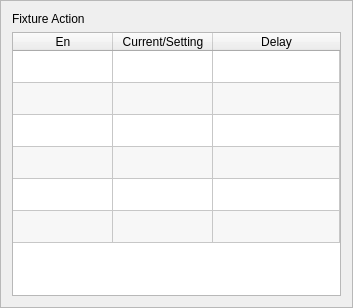
<?xml version="1.0" encoding="UTF-8"?>
<ui version="4.0">
 <class>ICHCFixturePage</class>
 <widget class="QFrame" name="ICHCFixturePage">
  <property name="geometry">
   <rect>
    <x>0</x>
    <y>0</y>
    <width>353</width>
    <height>308</height>
   </rect>
  </property>
  <property name="windowTitle">
   <string>Frame</string>
  </property>
  <property name="frameShape">
   <enum>QFrame::StyledPanel</enum>
  </property>
  <property name="frameShadow">
   <enum>QFrame::Raised</enum>
  </property>
  <layout class="QVBoxLayout" name="verticalLayout">
   <item>
    <widget class="QLabel" name="label">
     <property name="text">
      <string>Fixture Action</string>
     </property>
    </widget>
   </item>
   <item>
    <widget class="QTableWidget" name="tableWidget">
     <property name="styleSheet">
      <string notr="true">::item{
height: 33px;
}

::item::QCheckBox{
	spacing: 24px;
}

::indicator {
     width: 32px;
     height: 32px;
 }

::indicator:unchecked 
{
     image: url(:/resource/check_unchecked.png);
 }
::indicator:checked 
{
     image: url(:/resource/check_checked.png);
 }

QRadioButton::indicator:checked:disabled
{
 image: url(:/resource/check_checked_disable.png);
}

QRadioButton::indicator:unchecked:disabled
{
 image: url(:/resource/check_unchecked_disable.png);
}



</string>
     </property>
     <property name="editTriggers">
      <set>QAbstractItemView::NoEditTriggers</set>
     </property>
     <property name="showDropIndicator" stdset="0">
      <bool>false</bool>
     </property>
     <property name="alternatingRowColors">
      <bool>true</bool>
     </property>
     <property name="selectionMode">
      <enum>QAbstractItemView::NoSelection</enum>
     </property>
     <property name="selectionBehavior">
      <enum>QAbstractItemView::SelectRows</enum>
     </property>
     <property name="showGrid">
      <bool>true</bool>
     </property>
     <property name="gridStyle">
      <enum>Qt::SolidLine</enum>
     </property>
     <property name="wordWrap">
      <bool>true</bool>
     </property>
     <property name="cornerButtonEnabled">
      <bool>false</bool>
     </property>
     <attribute name="horizontalHeaderMinimumSectionSize">
      <number>48</number>
     </attribute>
     <attribute name="horizontalHeaderStretchLastSection">
      <bool>true</bool>
     </attribute>
     <attribute name="verticalHeaderVisible">
      <bool>false</bool>
     </attribute>
     <attribute name="verticalHeaderDefaultSectionSize">
      <number>32</number>
     </attribute>
     <attribute name="verticalHeaderMinimumSectionSize">
      <number>32</number>
     </attribute>
     <attribute name="verticalHeaderStretchLastSection">
      <bool>false</bool>
     </attribute>
     <row>
      <property name="text">
       <string>Fixture1</string>
      </property>
     </row>
     <row>
      <property name="text">
       <string>Fixture2</string>
      </property>
     </row>
     <row>
      <property name="text">
       <string>Fixture3</string>
      </property>
     </row>
     <row>
      <property name="text">
       <string>Fixture4</string>
      </property>
     </row>
     <row>
      <property name="text">
       <string>Sucker1</string>
      </property>
     </row>
     <row>
      <property name="text">
       <string>Sucker2</string>
      </property>
     </row>
     <column>
      <property name="text">
       <string>En</string>
      </property>
      <property name="textAlignment">
       <set>AlignHCenter|AlignVCenter|AlignCenter</set>
      </property>
     </column>
     <column>
      <property name="text">
       <string>Current/Setting</string>
      </property>
     </column>
     <column>
      <property name="text">
       <string>Delay</string>
      </property>
     </column>
     <item row="0" column="0">
      <property name="text">
       <string/>
      </property>
      <property name="textAlignment">
       <set>AlignHCenter|AlignVCenter|AlignCenter</set>
      </property>
      <property name="checkState">
       <enum>Unchecked</enum>
      </property>
      <property name="flags">
       <set>ItemIsSelectable|ItemIsUserCheckable|ItemIsEnabled</set>
      </property>
     </item>
     <item row="0" column="1">
      <property name="text">
       <string/>
      </property>
      <property name="icon">
       <iconset resource="../resource.qrc">
        <normaloff>:/resource/ledgray(16).png</normaloff>:/resource/ledgray(16).png</iconset>
      </property>
     </item>
     <item row="1" column="0">
      <property name="text">
       <string/>
      </property>
      <property name="checkState">
       <enum>Unchecked</enum>
      </property>
     </item>
     <item row="1" column="1">
      <property name="text">
       <string/>
      </property>
      <property name="icon">
       <iconset resource="../resource.qrc">
        <normaloff>:/resource/ledgray(16).png</normaloff>:/resource/ledgray(16).png</iconset>
      </property>
     </item>
     <item row="2" column="0">
      <property name="text">
       <string/>
      </property>
      <property name="checkState">
       <enum>Unchecked</enum>
      </property>
     </item>
     <item row="2" column="1">
      <property name="text">
       <string/>
      </property>
      <property name="icon">
       <iconset resource="../resource.qrc">
        <normaloff>:/resource/ledgray(16).png</normaloff>:/resource/ledgray(16).png</iconset>
      </property>
     </item>
     <item row="3" column="0">
      <property name="text">
       <string/>
      </property>
      <property name="checkState">
       <enum>Unchecked</enum>
      </property>
     </item>
     <item row="3" column="1">
      <property name="text">
       <string/>
      </property>
      <property name="icon">
       <iconset resource="../resource.qrc">
        <normaloff>:/resource/ledgray(16).png</normaloff>:/resource/ledgray(16).png</iconset>
      </property>
     </item>
     <item row="4" column="0">
      <property name="text">
       <string/>
      </property>
      <property name="checkState">
       <enum>Unchecked</enum>
      </property>
     </item>
     <item row="4" column="1">
      <property name="text">
       <string/>
      </property>
      <property name="icon">
       <iconset resource="../resource.qrc">
        <normaloff>:/resource/ledgray(16).png</normaloff>:/resource/ledgray(16).png</iconset>
      </property>
     </item>
     <item row="5" column="0">
      <property name="text">
       <string/>
      </property>
      <property name="checkState">
       <enum>Unchecked</enum>
      </property>
     </item>
     <item row="5" column="1">
      <property name="text">
       <string/>
      </property>
      <property name="icon">
       <iconset resource="../resource.qrc">
        <normaloff>:/resource/ledgray(16).png</normaloff>:/resource/ledgray(16).png</iconset>
      </property>
     </item>
    </widget>
   </item>
  </layout>
 </widget>
 <resources>
  <include location="../resource.qrc"/>
 </resources>
 <connections/>
</ui>
